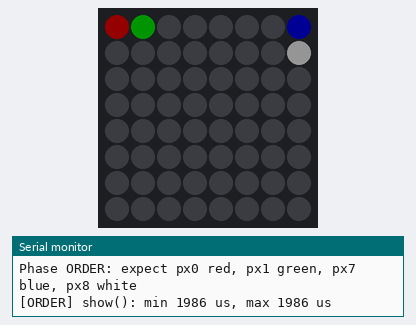
Simulated run of this program. Board: ESP32-C3. On the bench: 8×8 RGB LED matrix (first LED top left, wired row by row), the last lines printed to the serial monitor. Dim RGB values are drawn brighter than linear.

Above: at 1.6 s.
At 6.6 s:
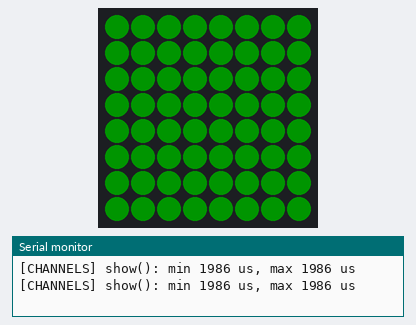
At 7.6 s:
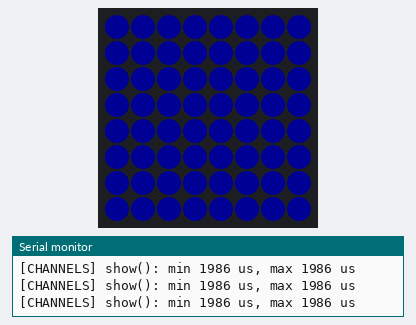
At 18.49 s:
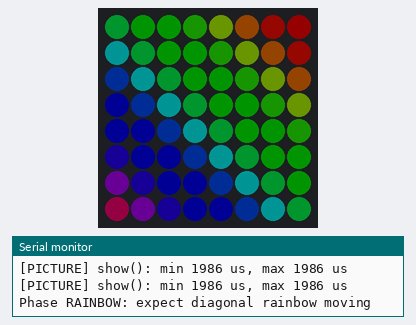
At 28.4 s:
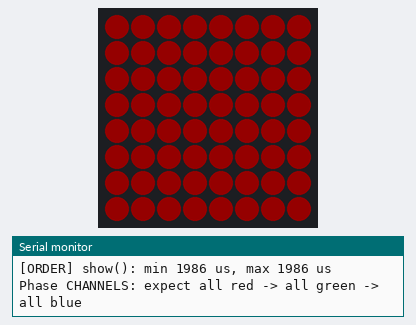
At 35.2 s:
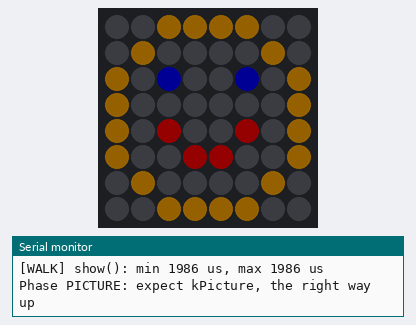

The program:

main.cpp
```cpp
// Lesson 22 demo - one picture, three chips
//
// WS2812B 8x8 panel on ESP32-C3, Raspberry Pi Pico (RP2040) or Pico 2 (RP2350).
// The same source builds for every board. LED_DATA_PIN comes from
// platformio.ini. Adafruit NeoPixel drives the panel with RMT on the ESP32-C3
// and with PIO on the RP2040 / RP2350: same API, different hardware underneath.
//
// Five phases repeat forever:
//   ORDER     pixel 0 red, pixel 1 green, pixel 7 blue, pixel 8 white
//   CHANNELS  whole panel red, then green, then blue
//   WALK      one white dot walks left -> right on every row through xy()
//   PICTURE   kPicture below - change it to your own picture
//   RAINBOW   diagonal rainbow
//
// Once per second Serial shows the min / max time spent inside strip.show().

#include <Arduino.h>
#include <Adafruit_NeoPixel.h>

#ifndef LED_DATA_PIN
#error "LED_DATA_PIN not set: add -D LED_DATA_PIN=<pin> to build_flags in platformio.ini"
#endif

#if defined(ARDUINO_ARCH_ESP32)
static const char* const kPlatform = "ESP32-C3 (RMT)";
#elif defined(ARDUINO_ARCH_RP2040) && defined(PICO_RP2350) && PICO_RP2350
static const char* const kPlatform = "RP2350 (PIO)";
#elif defined(ARDUINO_ARCH_RP2040)
static const char* const kPlatform = "RP2040 (PIO)";
#else
static const char* const kPlatform = "unknown";
#endif

// ---- Panel ----------------------------------------------------------------
// Panel held with the connector on the right: pixel 0 is the top-right corner,
// row 0 runs right -> left, row 1 left -> right, and so on (serpentine).
static constexpr uint8_t  kWidth           = 8U;
static constexpr uint8_t  kHeight          = 8U;
static constexpr uint16_t kNumPixels       = kWidth * kHeight;
static constexpr uint8_t  kBrightness      = 20U;   // of 255; about 0.3 A on full white
static constexpr bool     kSerpentine      = true;
static constexpr bool     kRow0RightToLeft = true;

// ---- Your picture ---------------------------------------------------------
// One string per row, top row first, 8 characters each.
// . off   R red   G green   B blue   Y yellow   C cyan   M magenta   W white
static const char* const kPicture[kHeight] = {
    "..YYYY..",
    ".Y....Y.",
    "Y.B..B.Y",
    "Y......Y",
    "Y.R..R.Y",
    "Y..RR..Y",
    ".Y....Y.",
    "..YYYY..",
};

// ---- Timing ---------------------------------------------------------------
static constexpr uint32_t kStartupDelayMs = 1500U;  // let USB CDC come up
static constexpr uint32_t kFrameMs        = 20U;    // 50 frames per second
static constexpr uint32_t kReportMs       = 1000U;
static constexpr uint32_t kWalkStepMs     = 60U;
static constexpr uint32_t kChannelMs      = 1000U;
static constexpr uint16_t kHueStepXY      = 4096U;  // hue change per pixel along the diagonal
static constexpr uint16_t kHuePerMs       = 16U;    // hue change per millisecond

enum class Phase : uint8_t { Order, Channels, Walk, Picture, Rainbow };

struct PhaseInfo {
    Phase       phase;
    const char* name;
    const char* expect;
    uint32_t    durationMs;
};

static const PhaseInfo kPhases[] = {
    { Phase::Order,    "ORDER",    "px0 red, px1 green, px7 blue, px8 white", 4000U },
    { Phase::Channels, "CHANNELS", "all red -> all green -> all blue",        3U * kChannelMs },
    { Phase::Walk,     "WALK",     "dot runs left -> right on every row",     kNumPixels * kWalkStepMs },
    { Phase::Picture,  "PICTURE",  "kPicture, the right way up",              6000U },
    { Phase::Rainbow,  "RAINBOW",  "diagonal rainbow moving",                 6000U },
};
static constexpr uint8_t kPhaseCount = sizeof(kPhases) / sizeof(kPhases[0]);

static Adafruit_NeoPixel strip(kNumPixels, LED_DATA_PIN, NEO_GRB + NEO_KHZ800);

static uint8_t  gPhaseIdx     = 0U;
static uint32_t gPhaseStartMs = 0U;
static uint32_t gLastFrameMs  = 0U;
static uint32_t gLastReportMs = 0U;
static uint32_t gShowMinUs    = UINT32_MAX;
static uint32_t gShowMaxUs    = 0U;

// Panel coordinates -> index in the chain. The one place that knows the wiring.
// (0, 0) is the top-left pixel as the viewer sees it.
static uint16_t xy(uint8_t x, uint8_t y) {
    const bool oddRow = (y & 1U) != 0U;
    bool reversed = kRow0RightToLeft;
    if (kSerpentine && oddRow) {
        reversed = !reversed;
    }
    const uint8_t col = reversed ? static_cast<uint8_t>(kWidth - 1U - x) : x;
    return static_cast<uint16_t>(y * kWidth + col);
}

static uint32_t colourFor(char c) {
    switch (c) {
        case 'R': return strip.Color(255U, 0U, 0U);
        case 'G': return strip.Color(0U, 255U, 0U);
        case 'B': return strip.Color(0U, 0U, 255U);
        case 'Y': return strip.Color(255U, 160U, 0U);
        case 'C': return strip.Color(0U, 255U, 255U);
        case 'M': return strip.Color(255U, 0U, 255U);
        case 'W': return strip.Color(255U, 255U, 255U);
        default:  return 0U;   // '.' and anything unknown: off
    }
}

static void drawOrder() {
    strip.clear();
    strip.setPixelColor(0U, strip.Color(255U, 0U, 0U));
    strip.setPixelColor(1U, strip.Color(0U, 255U, 0U));
    strip.setPixelColor(7U, strip.Color(0U, 0U, 255U));
    strip.setPixelColor(8U, strip.Color(255U, 255U, 255U));
}

static void drawChannels(uint32_t elapsedMs) {
    const uint32_t step = elapsedMs / kChannelMs;
    uint32_t colour = strip.Color(0U, 0U, 255U);
    if (step == 0U) {
        colour = strip.Color(255U, 0U, 0U);
    } else if (step == 1U) {
        colour = strip.Color(0U, 255U, 0U);
    }
    strip.fill(colour);
}

static void drawWalk(uint32_t elapsedMs) {
    const uint16_t step = static_cast<uint16_t>((elapsedMs / kWalkStepMs) % kNumPixels);
    const uint8_t x = static_cast<uint8_t>(step % kWidth);
    const uint8_t y = static_cast<uint8_t>(step / kWidth);
    strip.clear();
    strip.setPixelColor(xy(x, y), strip.Color(255U, 255U, 255U));
}

static void drawPicture() {
    for (uint8_t y = 0U; y < kHeight; ++y) {
        for (uint8_t x = 0U; x < kWidth; ++x) {
            strip.setPixelColor(xy(x, y), colourFor(kPicture[y][x]));
        }
    }
}

static void drawRainbow(uint32_t elapsedMs) {
    const uint16_t base = static_cast<uint16_t>(elapsedMs * kHuePerMs);
    for (uint8_t y = 0U; y < kHeight; ++y) {
        for (uint8_t x = 0U; x < kWidth; ++x) {
            const uint16_t hue = static_cast<uint16_t>(base + (x + y) * kHueStepXY);
            strip.setPixelColor(xy(x, y), strip.gamma32(strip.ColorHSV(hue)));
        }
    }
}

static void announcePhase() {
    const PhaseInfo& p = kPhases[gPhaseIdx];
    Serial.printf("Phase %s: expect %s\n", p.name, p.expect);
}

void setup() {
    Serial.begin(115200);
    delay(kStartupDelayMs);

    strip.begin();
    strip.setBrightness(kBrightness);
    strip.clear();
    strip.show();

    Serial.printf("Lesson 22 demo on %s, data pin %d, %u pixels, brightness %u\n",
                  kPlatform, LED_DATA_PIN,
                  static_cast<unsigned>(kNumPixels), static_cast<unsigned>(kBrightness));
    gPhaseStartMs = millis();
    announcePhase();
}

void loop() {
    const uint32_t now = millis();

    if (now - gPhaseStartMs >= kPhases[gPhaseIdx].durationMs) {
        gPhaseIdx = static_cast<uint8_t>((gPhaseIdx + 1U) % kPhaseCount);
        gPhaseStartMs = now;
        announcePhase();
    }

    if (now - gLastFrameMs >= kFrameMs) {
        gLastFrameMs = now;
        const uint32_t elapsed = now - gPhaseStartMs;

        switch (kPhases[gPhaseIdx].phase) {
            case Phase::Order:    drawOrder();            break;
            case Phase::Channels: drawChannels(elapsed);  break;
            case Phase::Walk:     drawWalk(elapsed);      break;
            case Phase::Picture:  drawPicture();          break;
            case Phase::Rainbow:  drawRainbow(elapsed);   break;
        }

        const uint32_t t0 = micros();
        strip.show();
        const uint32_t dt = micros() - t0;
        if (dt < gShowMinUs) { gShowMinUs = dt; }
        if (dt > gShowMaxUs) { gShowMaxUs = dt; }
    }

    if (now - gLastReportMs >= kReportMs) {
        gLastReportMs = now;
        Serial.printf("[%s] show(): min %lu us, max %lu us\n",
                      kPhases[gPhaseIdx].name,
                      static_cast<unsigned long>(gShowMinUs),
                      static_cast<unsigned long>(gShowMaxUs));
        gShowMinUs = UINT32_MAX;
        gShowMaxUs = 0U;
    }
}
```

Measured:
- what the display in image 0 shows lasts 4.0 s, from 1.5 s to 5.5 s
- what the display in image 1 shows lasts 1.0 s, from 6.5 s to 7.5 s
